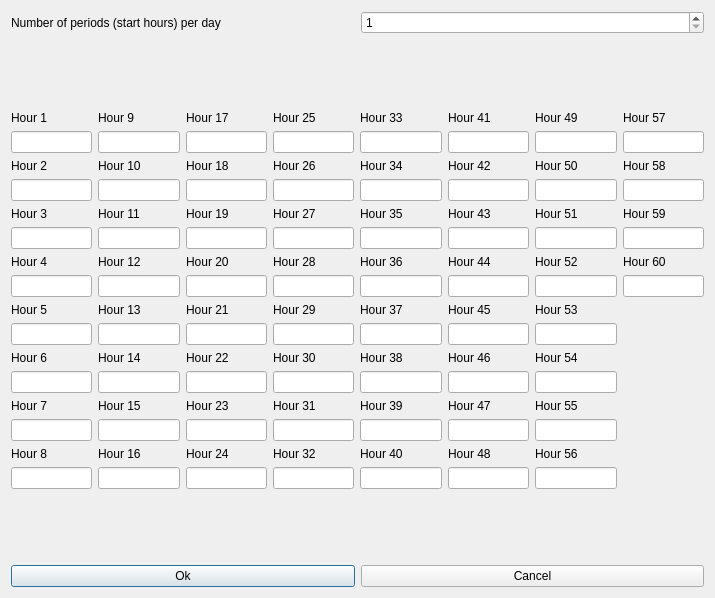
<?xml version="1.0" encoding="UTF-8"?>
<ui version="4.0">
 <class>HoursForm_template</class>
 <widget class="QDialog" name="HoursForm_template">
  <property name="geometry">
   <rect>
    <x>0</x>
    <y>0</y>
    <width>715</width>
    <height>598</height>
   </rect>
  </property>
  <property name="windowTitle">
   <string extracomment="The title of the dialog to modify the hours of the day">The hours of the day</string>
  </property>
  <layout class="QGridLayout" name="gridLayout">
   <item row="0" column="0">
    <layout class="QHBoxLayout" name="horizontalLayout">
     <item>
      <widget class="QLabel" name="hoursTextLabel">
       <property name="text">
        <string>Number of periods (start hours) per day</string>
       </property>
       <property name="wordWrap">
        <bool>false</bool>
       </property>
      </widget>
     </item>
     <item>
      <widget class="QSpinBox" name="hoursSpinBox">
       <property name="minimum">
        <number>1</number>
       </property>
       <property name="maximum">
        <number>100</number>
       </property>
       <property name="value">
        <number>1</number>
       </property>
      </widget>
     </item>
    </layout>
   </item>
   <item row="1" column="0">
    <spacer name="verticalSpacer">
     <property name="orientation">
      <enum>Qt::Vertical</enum>
     </property>
     <property name="sizeHint" stdset="0">
      <size>
       <width>20</width>
       <height>61</height>
      </size>
     </property>
    </spacer>
   </item>
   <item row="2" column="0">
    <layout class="QGridLayout">
     <item row="1" column="0">
      <widget class="QLineEdit" name="hour1LineEdit"/>
     </item>
     <item row="0" column="0">
      <widget class="QLabel" name="hour1TextLabel">
       <property name="text">
        <string>Hour 1</string>
       </property>
       <property name="wordWrap">
        <bool>false</bool>
       </property>
      </widget>
     </item>
     <item row="3" column="0">
      <widget class="QLineEdit" name="hour2LineEdit"/>
     </item>
     <item row="2" column="0">
      <widget class="QLabel" name="hour2TextLabel">
       <property name="text">
        <string>Hour 2</string>
       </property>
       <property name="wordWrap">
        <bool>false</bool>
       </property>
      </widget>
     </item>
     <item row="5" column="0">
      <widget class="QLineEdit" name="hour3LineEdit"/>
     </item>
     <item row="4" column="0">
      <widget class="QLabel" name="hour3TextLabel">
       <property name="text">
        <string>Hour 3</string>
       </property>
       <property name="wordWrap">
        <bool>false</bool>
       </property>
      </widget>
     </item>
     <item row="6" column="0">
      <widget class="QLabel" name="hour4TextLabel">
       <property name="text">
        <string>Hour 4</string>
       </property>
       <property name="wordWrap">
        <bool>false</bool>
       </property>
      </widget>
     </item>
     <item row="7" column="0">
      <widget class="QLineEdit" name="hour4LineEdit"/>
     </item>
     <item row="9" column="0">
      <widget class="QLineEdit" name="hour5LineEdit"/>
     </item>
     <item row="8" column="0">
      <widget class="QLabel" name="hour5TextLabel">
       <property name="text">
        <string>Hour 5</string>
       </property>
       <property name="wordWrap">
        <bool>false</bool>
       </property>
      </widget>
     </item>
     <item row="10" column="0">
      <widget class="QLabel" name="hour6TextLabel">
       <property name="text">
        <string>Hour 6</string>
       </property>
       <property name="wordWrap">
        <bool>false</bool>
       </property>
      </widget>
     </item>
     <item row="11" column="0">
      <widget class="QLineEdit" name="hour6LineEdit"/>
     </item>
     <item row="12" column="0">
      <widget class="QLabel" name="hour7TextLabel">
       <property name="text">
        <string>Hour 7</string>
       </property>
       <property name="wordWrap">
        <bool>false</bool>
       </property>
      </widget>
     </item>
     <item row="13" column="0">
      <widget class="QLineEdit" name="hour7LineEdit"/>
     </item>
     <item row="15" column="0">
      <widget class="QLineEdit" name="hour8LineEdit"/>
     </item>
     <item row="14" column="0">
      <widget class="QLabel" name="hour8TextLabel">
       <property name="text">
        <string>Hour 8</string>
       </property>
       <property name="wordWrap">
        <bool>false</bool>
       </property>
      </widget>
     </item>
     <item row="1" column="1">
      <widget class="QLineEdit" name="hour9LineEdit"/>
     </item>
     <item row="0" column="1">
      <widget class="QLabel" name="hour9TextLabel">
       <property name="text">
        <string>Hour 9</string>
       </property>
       <property name="wordWrap">
        <bool>false</bool>
       </property>
      </widget>
     </item>
     <item row="3" column="1">
      <widget class="QLineEdit" name="hour10LineEdit"/>
     </item>
     <item row="2" column="1">
      <widget class="QLabel" name="hour10TextLabel">
       <property name="text">
        <string>Hour 10</string>
       </property>
       <property name="wordWrap">
        <bool>false</bool>
       </property>
      </widget>
     </item>
     <item row="5" column="1">
      <widget class="QLineEdit" name="hour11LineEdit"/>
     </item>
     <item row="4" column="1">
      <widget class="QLabel" name="hour11TextLabel">
       <property name="text">
        <string>Hour 11</string>
       </property>
       <property name="wordWrap">
        <bool>false</bool>
       </property>
      </widget>
     </item>
     <item row="7" column="1">
      <widget class="QLineEdit" name="hour12LineEdit"/>
     </item>
     <item row="6" column="1">
      <widget class="QLabel" name="hour12TextLabel">
       <property name="text">
        <string>Hour 12</string>
       </property>
       <property name="wordWrap">
        <bool>false</bool>
       </property>
      </widget>
     </item>
     <item row="8" column="1">
      <widget class="QLabel" name="hour13TextLabel">
       <property name="text">
        <string>Hour 13</string>
       </property>
       <property name="wordWrap">
        <bool>false</bool>
       </property>
      </widget>
     </item>
     <item row="9" column="1">
      <widget class="QLineEdit" name="hour13LineEdit"/>
     </item>
     <item row="11" column="1">
      <widget class="QLineEdit" name="hour14LineEdit"/>
     </item>
     <item row="10" column="1">
      <widget class="QLabel" name="hour14TextLabel">
       <property name="text">
        <string>Hour 14</string>
       </property>
       <property name="wordWrap">
        <bool>false</bool>
       </property>
      </widget>
     </item>
     <item row="12" column="1">
      <widget class="QLabel" name="hour15TextLabel">
       <property name="text">
        <string>Hour 15</string>
       </property>
       <property name="wordWrap">
        <bool>false</bool>
       </property>
      </widget>
     </item>
     <item row="13" column="1">
      <widget class="QLineEdit" name="hour15LineEdit"/>
     </item>
     <item row="15" column="1">
      <widget class="QLineEdit" name="hour16LineEdit"/>
     </item>
     <item row="14" column="1">
      <widget class="QLabel" name="hour16TextLabel">
       <property name="text">
        <string>Hour 16</string>
       </property>
       <property name="wordWrap">
        <bool>false</bool>
       </property>
      </widget>
     </item>
     <item row="0" column="2">
      <widget class="QLabel" name="hour17TextLabel">
       <property name="text">
        <string>Hour 17</string>
       </property>
       <property name="wordWrap">
        <bool>false</bool>
       </property>
      </widget>
     </item>
     <item row="1" column="2">
      <widget class="QLineEdit" name="hour17LineEdit"/>
     </item>
     <item row="2" column="2">
      <widget class="QLabel" name="hour18TextLabel">
       <property name="text">
        <string>Hour 18</string>
       </property>
       <property name="wordWrap">
        <bool>false</bool>
       </property>
      </widget>
     </item>
     <item row="3" column="2">
      <widget class="QLineEdit" name="hour18LineEdit"/>
     </item>
     <item row="4" column="2">
      <widget class="QLabel" name="hour19TextLabel">
       <property name="text">
        <string>Hour 19</string>
       </property>
       <property name="wordWrap">
        <bool>false</bool>
       </property>
      </widget>
     </item>
     <item row="5" column="2">
      <widget class="QLineEdit" name="hour19LineEdit"/>
     </item>
     <item row="6" column="2">
      <widget class="QLabel" name="hour20TextLabel">
       <property name="text">
        <string>Hour 20</string>
       </property>
       <property name="wordWrap">
        <bool>false</bool>
       </property>
      </widget>
     </item>
     <item row="7" column="2">
      <widget class="QLineEdit" name="hour20LineEdit"/>
     </item>
     <item row="9" column="2">
      <widget class="QLineEdit" name="hour21LineEdit"/>
     </item>
     <item row="8" column="2">
      <widget class="QLabel" name="hour21TextLabel">
       <property name="text">
        <string>Hour 21</string>
       </property>
       <property name="wordWrap">
        <bool>false</bool>
       </property>
      </widget>
     </item>
     <item row="10" column="2">
      <widget class="QLabel" name="hour22TextLabel">
       <property name="text">
        <string>Hour 22</string>
       </property>
       <property name="wordWrap">
        <bool>false</bool>
       </property>
      </widget>
     </item>
     <item row="11" column="2">
      <widget class="QLineEdit" name="hour22LineEdit"/>
     </item>
     <item row="12" column="2">
      <widget class="QLabel" name="hour23TextLabel">
       <property name="text">
        <string>Hour 23</string>
       </property>
       <property name="wordWrap">
        <bool>false</bool>
       </property>
      </widget>
     </item>
     <item row="13" column="2">
      <widget class="QLineEdit" name="hour23LineEdit"/>
     </item>
     <item row="15" column="2">
      <widget class="QLineEdit" name="hour24LineEdit"/>
     </item>
     <item row="14" column="2">
      <widget class="QLabel" name="hour24TextLabel">
       <property name="text">
        <string>Hour 24</string>
       </property>
       <property name="wordWrap">
        <bool>false</bool>
       </property>
      </widget>
     </item>
     <item row="1" column="3">
      <widget class="QLineEdit" name="hour25LineEdit"/>
     </item>
     <item row="0" column="3">
      <widget class="QLabel" name="hour25TextLabel">
       <property name="text">
        <string>Hour 25</string>
       </property>
       <property name="wordWrap">
        <bool>false</bool>
       </property>
      </widget>
     </item>
     <item row="3" column="3">
      <widget class="QLineEdit" name="hour26LineEdit"/>
     </item>
     <item row="2" column="3">
      <widget class="QLabel" name="hour26TextLabel">
       <property name="text">
        <string>Hour 26</string>
       </property>
       <property name="wordWrap">
        <bool>false</bool>
       </property>
      </widget>
     </item>
     <item row="5" column="3">
      <widget class="QLineEdit" name="hour27LineEdit"/>
     </item>
     <item row="4" column="3">
      <widget class="QLabel" name="hour27TextLabel">
       <property name="text">
        <string>Hour 27</string>
       </property>
       <property name="wordWrap">
        <bool>false</bool>
       </property>
      </widget>
     </item>
     <item row="6" column="3">
      <widget class="QLabel" name="hour28TextLabel">
       <property name="text">
        <string>Hour 28</string>
       </property>
       <property name="wordWrap">
        <bool>false</bool>
       </property>
      </widget>
     </item>
     <item row="7" column="3">
      <widget class="QLineEdit" name="hour28LineEdit"/>
     </item>
     <item row="8" column="3">
      <widget class="QLabel" name="hour29TextLabel">
       <property name="text">
        <string>Hour 29</string>
       </property>
       <property name="wordWrap">
        <bool>false</bool>
       </property>
      </widget>
     </item>
     <item row="9" column="3">
      <widget class="QLineEdit" name="hour29LineEdit"/>
     </item>
     <item row="10" column="3">
      <widget class="QLabel" name="hour30TextLabel">
       <property name="text">
        <string>Hour 30</string>
       </property>
       <property name="wordWrap">
        <bool>false</bool>
       </property>
      </widget>
     </item>
     <item row="11" column="3">
      <widget class="QLineEdit" name="hour30LineEdit"/>
     </item>
     <item row="13" column="3">
      <widget class="QLineEdit" name="hour31LineEdit"/>
     </item>
     <item row="12" column="3">
      <widget class="QLabel" name="hour31TextLabel">
       <property name="text">
        <string>Hour 31</string>
       </property>
       <property name="wordWrap">
        <bool>false</bool>
       </property>
      </widget>
     </item>
     <item row="15" column="3">
      <widget class="QLineEdit" name="hour32LineEdit"/>
     </item>
     <item row="14" column="3">
      <widget class="QLabel" name="hour32TextLabel">
       <property name="text">
        <string>Hour 32</string>
       </property>
       <property name="wordWrap">
        <bool>false</bool>
       </property>
      </widget>
     </item>
     <item row="1" column="4">
      <widget class="QLineEdit" name="hour33LineEdit"/>
     </item>
     <item row="0" column="4">
      <widget class="QLabel" name="hour33TextLabel">
       <property name="text">
        <string>Hour 33</string>
       </property>
       <property name="wordWrap">
        <bool>false</bool>
       </property>
      </widget>
     </item>
     <item row="2" column="4">
      <widget class="QLabel" name="hour34TextLabel">
       <property name="text">
        <string>Hour 34</string>
       </property>
       <property name="wordWrap">
        <bool>false</bool>
       </property>
      </widget>
     </item>
     <item row="3" column="4">
      <widget class="QLineEdit" name="hour34LineEdit"/>
     </item>
     <item row="5" column="4">
      <widget class="QLineEdit" name="hour35LineEdit"/>
     </item>
     <item row="4" column="4">
      <widget class="QLabel" name="hour35TextLabel">
       <property name="text">
        <string>Hour 35</string>
       </property>
       <property name="wordWrap">
        <bool>false</bool>
       </property>
      </widget>
     </item>
     <item row="6" column="4">
      <widget class="QLabel" name="hour36TextLabel">
       <property name="text">
        <string>Hour 36</string>
       </property>
       <property name="wordWrap">
        <bool>false</bool>
       </property>
      </widget>
     </item>
     <item row="7" column="4">
      <widget class="QLineEdit" name="hour36LineEdit"/>
     </item>
     <item row="8" column="4">
      <widget class="QLabel" name="hour37TextLabel">
       <property name="text">
        <string>Hour 37</string>
       </property>
       <property name="wordWrap">
        <bool>false</bool>
       </property>
      </widget>
     </item>
     <item row="9" column="4">
      <widget class="QLineEdit" name="hour37LineEdit"/>
     </item>
     <item row="10" column="4">
      <widget class="QLabel" name="hour38TextLabel">
       <property name="text">
        <string>Hour 38</string>
       </property>
       <property name="wordWrap">
        <bool>false</bool>
       </property>
      </widget>
     </item>
     <item row="11" column="4">
      <widget class="QLineEdit" name="hour38LineEdit"/>
     </item>
     <item row="12" column="4">
      <widget class="QLabel" name="hour39TextLabel">
       <property name="text">
        <string>Hour 39</string>
       </property>
       <property name="wordWrap">
        <bool>false</bool>
       </property>
      </widget>
     </item>
     <item row="13" column="4">
      <widget class="QLineEdit" name="hour39LineEdit"/>
     </item>
     <item row="14" column="4">
      <widget class="QLabel" name="hour40TextLabel">
       <property name="text">
        <string>Hour 40</string>
       </property>
       <property name="wordWrap">
        <bool>false</bool>
       </property>
      </widget>
     </item>
     <item row="15" column="4">
      <widget class="QLineEdit" name="hour40LineEdit"/>
     </item>
     <item row="0" column="5">
      <widget class="QLabel" name="hour41TextLabel">
       <property name="text">
        <string>Hour 41</string>
       </property>
       <property name="wordWrap">
        <bool>false</bool>
       </property>
      </widget>
     </item>
     <item row="1" column="5">
      <widget class="QLineEdit" name="hour41LineEdit"/>
     </item>
     <item row="3" column="5">
      <widget class="QLineEdit" name="hour42LineEdit"/>
     </item>
     <item row="2" column="5">
      <widget class="QLabel" name="hour42TextLabel">
       <property name="text">
        <string>Hour 42</string>
       </property>
       <property name="wordWrap">
        <bool>false</bool>
       </property>
      </widget>
     </item>
     <item row="5" column="5">
      <widget class="QLineEdit" name="hour43LineEdit"/>
     </item>
     <item row="4" column="5">
      <widget class="QLabel" name="hour43TextLabel">
       <property name="text">
        <string>Hour 43</string>
       </property>
       <property name="wordWrap">
        <bool>false</bool>
       </property>
      </widget>
     </item>
     <item row="6" column="5">
      <widget class="QLabel" name="hour44TextLabel">
       <property name="text">
        <string>Hour 44</string>
       </property>
       <property name="wordWrap">
        <bool>false</bool>
       </property>
      </widget>
     </item>
     <item row="7" column="5">
      <widget class="QLineEdit" name="hour44LineEdit"/>
     </item>
     <item row="8" column="5">
      <widget class="QLabel" name="hour45TextLabel">
       <property name="text">
        <string>Hour 45</string>
       </property>
       <property name="wordWrap">
        <bool>false</bool>
       </property>
      </widget>
     </item>
     <item row="9" column="5">
      <widget class="QLineEdit" name="hour45LineEdit"/>
     </item>
     <item row="11" column="5">
      <widget class="QLineEdit" name="hour46LineEdit"/>
     </item>
     <item row="10" column="5">
      <widget class="QLabel" name="hour46TextLabel">
       <property name="text">
        <string>Hour 46</string>
       </property>
       <property name="wordWrap">
        <bool>false</bool>
       </property>
      </widget>
     </item>
     <item row="12" column="5">
      <widget class="QLabel" name="hour47TextLabel">
       <property name="text">
        <string>Hour 47</string>
       </property>
       <property name="wordWrap">
        <bool>false</bool>
       </property>
      </widget>
     </item>
     <item row="13" column="5">
      <widget class="QLineEdit" name="hour47LineEdit"/>
     </item>
     <item row="15" column="5">
      <widget class="QLineEdit" name="hour48LineEdit"/>
     </item>
     <item row="14" column="5">
      <widget class="QLabel" name="hour48TextLabel">
       <property name="text">
        <string>Hour 48</string>
       </property>
       <property name="wordWrap">
        <bool>false</bool>
       </property>
      </widget>
     </item>
     <item row="0" column="6">
      <widget class="QLabel" name="hour49TextLabel">
       <property name="text">
        <string>Hour 49</string>
       </property>
       <property name="wordWrap">
        <bool>false</bool>
       </property>
      </widget>
     </item>
     <item row="1" column="6">
      <widget class="QLineEdit" name="hour49LineEdit"/>
     </item>
     <item row="2" column="6">
      <widget class="QLabel" name="hour50TextLabel">
       <property name="text">
        <string>Hour 50</string>
       </property>
       <property name="wordWrap">
        <bool>false</bool>
       </property>
      </widget>
     </item>
     <item row="3" column="6">
      <widget class="QLineEdit" name="hour50LineEdit"/>
     </item>
     <item row="4" column="6">
      <widget class="QLabel" name="hour51TextLabel">
       <property name="text">
        <string>Hour 51</string>
       </property>
       <property name="wordWrap">
        <bool>false</bool>
       </property>
      </widget>
     </item>
     <item row="5" column="6">
      <widget class="QLineEdit" name="hour51LineEdit"/>
     </item>
     <item row="6" column="6">
      <widget class="QLabel" name="hour52TextLabel">
       <property name="text">
        <string>Hour 52</string>
       </property>
       <property name="wordWrap">
        <bool>false</bool>
       </property>
      </widget>
     </item>
     <item row="7" column="6">
      <widget class="QLineEdit" name="hour52LineEdit"/>
     </item>
     <item row="8" column="6">
      <widget class="QLabel" name="hour53TextLabel">
       <property name="text">
        <string>Hour 53</string>
       </property>
       <property name="wordWrap">
        <bool>false</bool>
       </property>
      </widget>
     </item>
     <item row="9" column="6">
      <widget class="QLineEdit" name="hour53LineEdit"/>
     </item>
     <item row="10" column="6">
      <widget class="QLabel" name="hour54TextLabel">
       <property name="text">
        <string>Hour 54</string>
       </property>
       <property name="wordWrap">
        <bool>false</bool>
       </property>
      </widget>
     </item>
     <item row="11" column="6">
      <widget class="QLineEdit" name="hour54LineEdit"/>
     </item>
     <item row="13" column="6">
      <widget class="QLineEdit" name="hour55LineEdit"/>
     </item>
     <item row="12" column="6">
      <widget class="QLabel" name="hour55TextLabel">
       <property name="text">
        <string>Hour 55</string>
       </property>
       <property name="wordWrap">
        <bool>false</bool>
       </property>
      </widget>
     </item>
     <item row="14" column="6">
      <widget class="QLabel" name="hour56TextLabel">
       <property name="text">
        <string>Hour 56</string>
       </property>
       <property name="wordWrap">
        <bool>false</bool>
       </property>
      </widget>
     </item>
     <item row="15" column="6">
      <widget class="QLineEdit" name="hour56LineEdit"/>
     </item>
     <item row="0" column="7">
      <widget class="QLabel" name="hour57TextLabel">
       <property name="text">
        <string>Hour 57</string>
       </property>
       <property name="wordWrap">
        <bool>false</bool>
       </property>
      </widget>
     </item>
     <item row="1" column="7">
      <widget class="QLineEdit" name="hour57LineEdit"/>
     </item>
     <item row="3" column="7">
      <widget class="QLineEdit" name="hour58LineEdit"/>
     </item>
     <item row="2" column="7">
      <widget class="QLabel" name="hour58TextLabel">
       <property name="text">
        <string>Hour 58</string>
       </property>
       <property name="wordWrap">
        <bool>false</bool>
       </property>
      </widget>
     </item>
     <item row="5" column="7">
      <widget class="QLineEdit" name="hour59LineEdit"/>
     </item>
     <item row="4" column="7">
      <widget class="QLabel" name="hour59TextLabel">
       <property name="text">
        <string>Hour 59</string>
       </property>
       <property name="wordWrap">
        <bool>false</bool>
       </property>
      </widget>
     </item>
     <item row="7" column="7">
      <widget class="QLineEdit" name="hour60LineEdit"/>
     </item>
     <item row="6" column="7">
      <widget class="QLabel" name="hour60TextLabel">
       <property name="text">
        <string>Hour 60</string>
       </property>
       <property name="wordWrap">
        <bool>false</bool>
       </property>
      </widget>
     </item>
    </layout>
   </item>
   <item row="3" column="0">
    <spacer name="verticalSpacer_2">
     <property name="orientation">
      <enum>Qt::Vertical</enum>
     </property>
     <property name="sizeHint" stdset="0">
      <size>
       <width>20</width>
       <height>60</height>
      </size>
     </property>
    </spacer>
   </item>
   <item row="4" column="0">
    <layout class="QHBoxLayout">
     <item>
      <widget class="QPushButton" name="okPushButton">
       <property name="text">
        <string>Ok</string>
       </property>
      </widget>
     </item>
     <item>
      <widget class="QPushButton" name="cancelPushButton">
       <property name="text">
        <string>Cancel</string>
       </property>
      </widget>
     </item>
    </layout>
   </item>
  </layout>
 </widget>
 <layoutdefault spacing="6" margin="11"/>
 <resources/>
 <connections/>
</ui>
